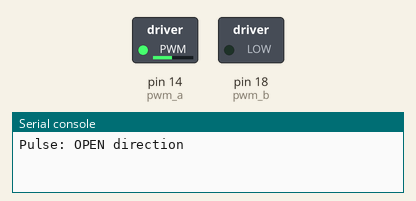
This program was run on a simulated MicroPython board. Shown: switched loads named in the program (green lamp = pin HIGH), the last lines printed to the serial console. At 2.6 s the program stops and its outputs stay as they are.

Above: at 0.15 s.
At 1.7 s:
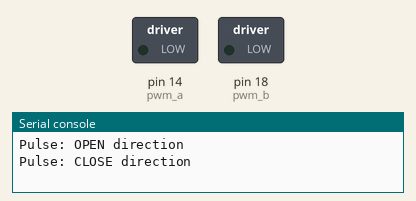
Timing chart, 0 to 3.2 s (numbered marks = the images above):
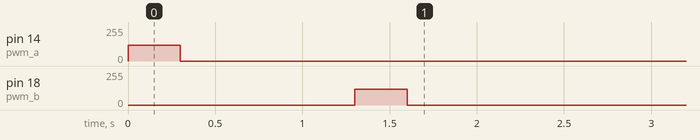

Measured:
- by itself, pin 14 (pwm_a): 0/255 → 120/255 at 0.00 s, → 0/255 0.30 s later
- by itself, pin 18 (pwm_b): 0/255 → 120/255 at 1.3 s, → 0/255 0.30 s later

The program:

05_motor.py
```python
"""
Bring-up step 5 — L9110S + lid motor.

Wiring: A-IA <- the pin named below, A-IB <- the pin named below, module VCC <- 6V pack, module GND, the board GND and
the pack's negative all meeting at ONE point (the module's GND pin). Motor on MOTOR A.
Add the 10k pulldowns on A-IA and A-IB: they are what keeps the motor still while the module boots.

Short, slow pulses only, with the motor OUT of the bin or the lid free to move.
If "open" actually closes, swap the two motor wires in the terminal block.
"""

import time

from machine import PWM, Pin

PIN_MOTOR_IA = 14         # D10
PIN_MOTOR_IB = 18         # D6
PWM_FREQ_HZ = 5000
TEST_SPEED = 120       # 0-255, gentle
PULSE_MS = 300         # well under MOTOR_MAX_RUN_MS
PAUSE_MS = 1000

pwm_a = PWM(Pin(PIN_MOTOR_IA), freq=PWM_FREQ_HZ, duty_u16=0)
pwm_b = PWM(Pin(PIN_MOTOR_IB), freq=PWM_FREQ_HZ, duty_u16=0)


def stop():
    pwm_a.duty_u16(0)
    pwm_b.duty_u16(0)


def pulse(open_direction, label):
    print("Pulse:", label)
    duty = TEST_SPEED * 65535 // 255
    if open_direction:
        pwm_b.duty_u16(0)
        pwm_a.duty_u16(duty)
    else:
        pwm_a.duty_u16(0)
        pwm_b.duty_u16(duty)
    time.sleep_ms(PULSE_MS)
    stop()
    time.sleep_ms(PAUSE_MS)


try:
    pulse(True, "OPEN direction")
    pulse(False, "CLOSE direction")
finally:
    stop()

print("PASS if the motor turned briefly one way, then the other.")
print("Then measure the current: multimeter in series with the motor, running and stalled by hand.")
```
